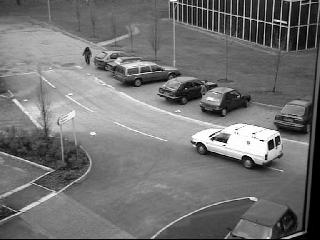
%> input picture Mean-shift tracking/car/00000806.jpg, 320 x 240 px; its folder holds 4 pictures in this run
$ octave Car_tracking.m   (GNU Octave 9; MATLAB toolbox functions it lacks are replaced by stand-ins)
%> lines starting %> are read from the running program, lines starting %| are printed output that depends on the picture; in (x1, y1, x2, y2) boxes, pixels count from 0 and x2, y2 are one past the last pixel; in counts of white or black regions, pixels touching at a corner belong together; the program's own positions count from 1
### Mean-shift tracking/GaussKernel.m
function [Kernel]=GaussKernel(C,varargin)

if (nargin==2)
    fNSigma=varargin{1};
else
    fNSigma=2.5;
end
nPoints=100;
w=0:2*pi/nPoints:2*pi;
rCircle=fNSigma*[cos(w);sin(w)];%circle
nPoints=length(w);

K=chol(C);
rPlot1=K'*rCircle;

min1=min(rPlot1,[],2);
max1=max(rPlot1,[],2);

sigmax=K(1,1);
sigmay=K(2,2);

sizX=round((max1(1)-min1(1))/2);
sizY=round((max1(2)-min1(2))/2);

[rY,rX]=meshgrid(-sizY:sizY,-sizX:sizX);
dist=(rX.^2/sigmax^2+rY.^2/sigmay^2)/2;
K=exp(-dist);
K=K/sum(sum(K));%normalize


%make the structure and precalcualte moments
Kernel.rK=reshape(K,1,[]);
Kernel.rX=reshape(rX,1,[]);
Kernel.rY=reshape(rY,1,[]);
Kernel.rXn=reshape(rX,1,[])./sigmax;%normalized
Kernel.rYn=reshape(rY,1,[])./sigmay;

Kernel.sigmas=[sigmax, sigmay];
Kernel.size=size(K);

### Mean-shift tracking/GetAffineRegion.m
function [imROI,rX,rY]=GetAffineRegion(im0,m0,V,rX,rY,sigmas)
%get region
[F,Lambda]=eig(V);
A=F*diag(sqrt(diag(Lambda))./sigmas');%rotation + size with respect to the kernel

%rotate and translate
sX=max(rX)-min(rX)+1;sY=max(rY)-min(rY)+1;
Z=A*[rX;rY];
rX=Z(1,:)+m0(1);rY=Z(2,:)+m0(2);
imROI(:,:,1)=interp2(double(im0(:,:,1)),rX,rY,'linear');
imROI(:,:,2)=interp2(double(im0(:,:,2)),rX,rY,'linear');
imROI(:,:,3)=interp2(double(im0(:,:,3)),rX,rY,'linear');
rX=Z(1,:);
rY=Z(2,:);

### Mean-shift tracking/ColorHist.m
function [histogram]=colorhistogram(imIn,nBinsD,varargin)


nBins=nBinsD^3;
hist=zeros(nBins,1);%RGB
nPoints=size(imIn,1)*size(imIn,2);
H=zeros(nPoints,nBins);
imIn=double(reshape(imIn,nPoints,3));
if (nargin==3)
    %use kernel mask
    imMask=varargin{1};
    imMask=reshape(imMask,1,nPoints);
else
    imMask=ones(1,nPoints)./nPoints;
end

nDiv=256/nBinsD;
imIn=floor(imIn/nDiv);
%H
for i=1:nPoints
    iBin=nBinsD^2*imIn(i,1)+nBinsD*imIn(i,2)+imIn(i,3);
    if (~isnan(iBin))
        H(i,iBin+1)=1;
    end
end
hist=imMask*H;
histogram.data=hist;
histogram.H=H;
histogram.nBinsD=nBinsD;

### Mean-shift tracking/MeanVarToS.m
function s=MeanVarToS(x,V)
L=chol(V);
s=[x(1) x(2) L(1,1) L(1,2) L(2,2)]';

### Mean-shift tracking/SToMeanVar.m
function [x,V]=SToMeanVar(s)
x=s(1:2);
L=[s(3:4)';0 s(5)];
V=L'*L;

### Mean-shift tracking/FitGauss.m
function R=FitGauss(im0,s,histO,K)


nStates=length(s);
R=eye(nStates);
fClip=0.005;

nSamples=2;
rSamples=zeros(1,nSamples);

[xt,V]=SToMeanVar(s);
rho0=Similarity(im0,xt,V,histO,K);

rD=[2 0 0 0 0;-2 0 0 0 0]';
[xt,V]=SToMeanVar(s+rD(:,1));
rSamples(1)=rho0-Similarity(im0,xt,V,histO,K);
[xt,V]=SToMeanVar(s+rD(:,2));
rSamples(2)=rho0-Similarity(im0,xt,V,histO,K);
rSamples(find(rSamples<fClip))=fClip;%clip negative
R(1,1)=mean(sum(rD.^2,1)./rSamples);

rD=[0 2 0 0 0;0 -2 0 0 0]';
[xt,V]=SToMeanVar(s+rD(:,1));
rSamples(1)=rho0-Similarity(im0,xt,V,histO,K);
[xt,V]=SToMeanVar(s+rD(:,2));
rSamples(2)=rho0-Similarity(im0,xt,V,histO,K);
rSamples(find(rSamples<fClip))=fClip;%clip negative
R(2,2)=mean(sum(rD.^2,1)./rSamples);

%var
rD=0.1*[0 0 s(3) 0 0;0 0 -s(3) 0 0]';
[xt,V]=SToMeanVar(s+rD(:,1));
rSamples(1)=rho0-Similarity(im0,xt,V,histO,K);
[xt,V]=SToMeanVar(s+rD(:,2));
rSamples(2)=rho0-Similarity(im0,xt,V,histO,K);
rSamples(find(rSamples<fClip))=fClip;%clip negative
R(3,3)=mean(sum(rD.^2,1)./rSamples);

rD=0.1*[0 0 0 s(4) 0;0 0 0 -s(4) 0]';
[xt,V]=SToMeanVar(s+rD(:,1));
rSamples(1)=rho0-Similarity(im0,xt,V,histO,K);
[xt,V]=SToMeanVar(s+rD(:,2));
rSamples(2)=rho0-Similarity(im0,xt,V,histO,K);
rSamples(find(rSamples<fClip))=fClip;%clip negative
R(4,4)=mean(sum(rD.^2,1)./rSamples);

rD=0.1*[0 0 0 0 s(5);0 0 0 0 -s(5)]';
[xt,V]=SToMeanVar(s+rD(:,1));
rSamples(1)=rho0-Similarity(im0,xt,V,histO,K);
[xt,V]=SToMeanVar(s+rD(:,2));
rSamples(2)=rho0-Similarity(im0,xt,V,histO,K);
rSamples(find(rSamples<fClip))=fClip;%clip negative
R(5,5)=mean(sum(rD.^2,1)./rSamples);

pi=rho0;

### Mean-shift tracking/Similarity.m
function rho=Similarity(im0,xt,V,histO,K)
%Bhattacharayya coefficient

%get target region
[data,rX,rY]=GetAffineRegion(im0,xt,V,K.rX,K.rY,K.sigmas);
%get histogram
[histR]=ColorHist(data,histO.nBinsD,K.rK);
rho=sum(sqrt(histO.data.*histR.data));

### Mean-shift tracking/Car_tracking.m
%%%%%%%%%%%%%%%%%%%%%%%%%%%%%%%%%%%%%%%%%%%%%%%%%%%%%%%%%%%%%%%%%%%%%%%%%%
%           MEAN SHIFT TRACKING - Scale adaptation
% ------------------------------------------------------------------------
%       Author: Mohammad Ali Mirzaei - Oscar E. Ramos Ponce
%               MSc Computer Vision and Robotics
%               Universite de Bourgogne, December 2010
%%%%%%%%%%%%%%%%%%%%%%%%%%%%%%%%%%%%%%%%%%%%%%%%%%%%%%%%%%%%%%%%%%%%%%%%%%
% Date: 8 December 2010
%%%%%%%%%%%%%%%%%%%%%%%%%%%%%%%%%%%%%%%%%%%%%%%%%%%%%%%%%%%%%%%%%%%%%%%%%%


clc, close all; clear all;

%% LOAD THE IMAGES
%=========================================================================

type   = 'jpg';         % type of file
fplace = './car';    % folder of the images (eg. car_ng, plane)
files  = dir(fplace);   % search de directory chosen
filename0 = strcat(fplace,filesep,files(4).name);   % get the file names

[m,n,k1] = size(imread(filename0));                 % for plane project
%> m = 240; n = 320; k1 = 1

background = zeros(m,n);
%> background: size 240x320 double; every value is 0
fz = size(files,1);
Images = uint8(zeros(m,n,3,fz));
for k=4:fz-1
    filename=strcat(fplace,filesep,files(k).name);
    IN =imread(filename);
%> IN is the input picture: size 240x320 uint8; min 0, max 255, mean 114.3
    Images(:,:,1,k-3)=im2uint8(IN);
    Images(:,:,2,k-3)=im2uint8(IN);
    Images(:,:,3,k-3)=im2uint8(IN);
end
if(k1==1)
    [X, map] = gray2ind(IN, 256);
%> map = 256 rows, first 12: [0 0 0; 0.00392 0.00392 0.00392; 0.00784 0.00784 0.00784; 0.0118 0.0118 0.0118; 0.0157 0.0157 0.0157; 0.0196 0.0196 0.0196; 0.0235 0.0235 0.0235; 0.0275 0.0275 0.0275; 0.0314 0.0314 0.0314; 0.0353 0.0353 0.0353; 0.0392 0.0392 0.0392; 0.0431 0.0431 0.0431]
else
    if(k1==3)
    [X, map] = rgb2ind(IN, 256);
    end
end
% Mv=immovie(Images,map);

%choose the tracker
dScale=0.1;
sTracker='colormeanshifttracker'
beta=1.2;
nIterationMax=6;


%% Initialization and ROI selection
%select object and define the place of mask


%background calculation
%data=Mv;
im0=Images(:,:,:,1);
I1IN=[];
for i=1:m
    for j=1:n
        background(i,j)=median(Images(i,j,1,:));
    end
end
BKG=double(background);


%Image Thresholding
ImSeq1=Images(:,:,1,1);
Im1 = abs(double(ImSeq1)-BKG); % Substract the first image from the background
if(k1==1)
    Th = 80;                                    % Threshold value
else
    if(k1==3)
        Th = 50;
    end
end
Im1(Im1<Th)=0; Im1(Im1>=Th)=1;              % Threshold the Image
%> after `Im1(Im1<Th)=0`:
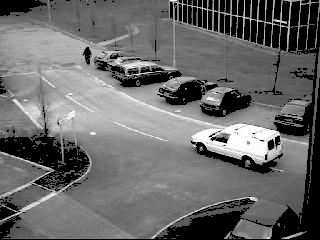
%> Im1: size 240x320 double; min 0, max 255, mean 105.2
%> after `Im1(Im1>=Th)=1`:
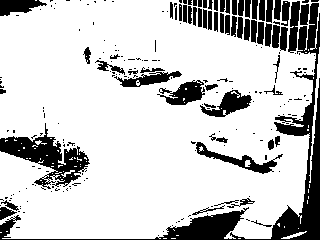
%> Im1: size 240x320 double; values 0 (black) and 1 (white), 79.4% white; 220 black regions (157 under 20 px), largest, box (x1, y1, x2, y2) and area: (0, 3, 320, 240) 5754, (0, 123, 90, 189) 2126, (196, 142, 283, 174) 646
Im1th = logical(Im1);                       % Convert the thresholded image to logical

Im1th = imclose(Im1th,strel('line',10,45)); % Close the image for some elements that appear as not connected (to get a better bounding box)
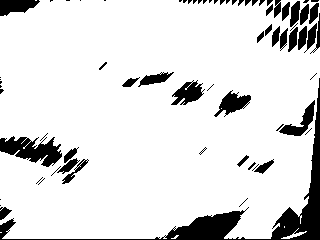
%> Im1th: size 240x320 logical; 87.6% white; 71 black regions (38 under 20 px), largest, box (x1, y1, x2, y2) and area: (0, 78, 320, 240) 3812, (0, 136, 62, 167) 1077, (214, 90, 251, 117) 457

%Get the desired ROI
[Im1Labels,NLabels] = bwlabel(Im1th,8);         % Label the thresholded image
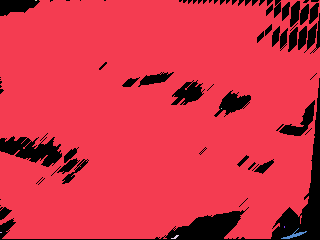
%> Im1Labels: size 240x320 double; 8 distinct labels, from 0 to 7; one colour per label, 0 black
%> NLabels = 7
for n1=1:NLabels
   sizeLabel(n1) = length(find(Im1Labels==n1));   % Count the elements in each label
end
%> this loop made 7 passes
%> after the loop, sizeLabel = [67150 2 2 14 1 72 2]
[MaxVal,MaxLabel] = max(sizeLabel);             % Find the label with more elements (ROI)
%> MaxVal = 67150; MaxLabel = 1

[Xreg,Yreg] = find(Im1Labels==MaxLabel);        % Find the position of pixels belonging to the ROI
%> Xreg = 67150 values from 1 to 239; Yreg = 67150 values from 1 to 320
Xmax = max(Xreg); Xmin = min(Xreg);             % x extremes of the bounding box
%> after `Xmax = max(Xreg)`: Xmax = 239
%> after `Xmin = min(Xreg)`: Xmin = 1
Ymax = max(Yreg); Ymin = min(Yreg);             % y extremes of the bounding box
%> after `Ymax = max(Yreg)`: Ymax = 320
%> after `Ymin = min(Yreg)`: Ymin = 1
ROI_Center = [ (Xmin+Xmax)/2, (Ymin+Ymax)/2];   % Center of the ROI (mean of the extremes)
%> ROI_Center = [120 160.5]
ROI_Height = Xmax - Xmin;                       % Height of the ROI
%> ROI_Height = 238
ROI_Width  = Ymax - Ymin;
%> ROI_Width = 319

imMask=zeros(m,n);
imMask(Xmin:Xmax,Ymin:Ymax)=1;[ry,rx]=find(imMask);
%> after `imMask(Xmin:Xmax,Ymin:Ymax)=1`:
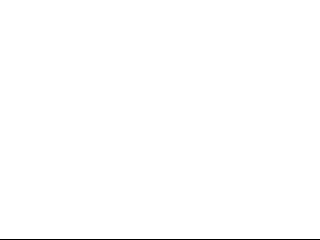
%> imMask: size 240x320 double; values 0 (black) and 1 (white), 99.6% white; black in thin lines or dots, all inside (x1, y1, x2, y2) = (0, 239, 320, 240)
%> after `[ry,rx]=find(imMask)`: ry = 76480 values from 1 to 239; rx = 76480 values from 1 to 320
m0=mean([rx,ry])';V0=cov([rx,ry]);
%> after `m0=mean([rx,ry])'`: m0 = [160.5; 120]
%> after `V0=cov([rx,ry])`: V0 = [8533.4 0; 0 4760.1]


%----------------------------end of mask definition-----------------------------
%% make object histogram
[K]=GaussKernel(V0);%make kernel of appropriate size
%> in GaussKernel, `K=chol(C);`: K = [92.38 0; 0 68.99]
%> in GaussKernel, `rPlot1=K'*rCircle;`: rPlot1 = 101 columns, first 8: [230.9 230.5 229.1 226.8 223.7 219.6 214.7 209; 0 10.83 21.62 32.32 42.89 53.3 63.5 73.44]
%> in GaussKernel, `min1=min(rPlot1,[],2);`: min1 = [-230.9; -172.5]
%> in GaussKernel, `max1=max(rPlot1,[],2);`: max1 = [230.9; 172.5]
%> in GaussKernel, `sigmax=K(1,1);`: sigmax = 92.38
%> in GaussKernel, `sigmay=K(2,2);`: sigmay = 68.99
%> in GaussKernel, `sizX=round((max1(1)-min1(1))/2);`: sizX = 231
%> in GaussKernel, `sizY=round((max1(2)-min1(2))/2);`: sizY = 172
%> in GaussKernel, `dist=(rX.^2/sigmax^2+rY.^2/sigmay^2)/2;`:
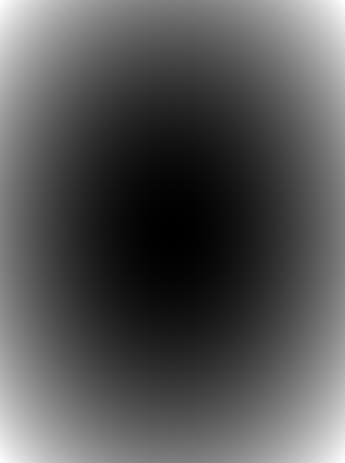
%> dist: size 463x345 double; min 0, max 6.23, mean 2.09; drawn with min black and max white
%> in GaussKernel, `K=exp(-dist);`:
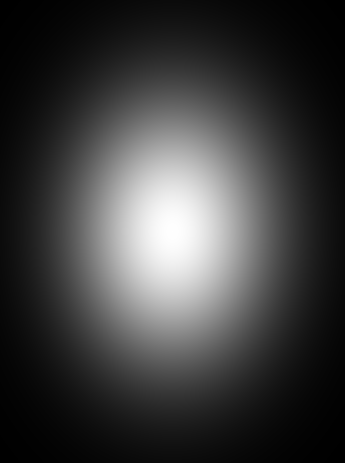
%> K: size 463x345 double; min 0.00196, max 1, mean 0.245
%> in GaussKernel, `Kernel.sigmas=[sigmax, sigmay];`: Kernel.sigmas = [92.38 68.99]
data=GetAffineRegion(im0,m0,V0,K.rX,K.rY,K.sigmas);
%> in GetAffineRegion, `[F,Lambda]=eig(V);`: F = [0 1; 1 0]; Lambda = [4760.1 0; 0 8533.4]
%> in GetAffineRegion, `A=F*diag(sqrt(diag(Lambda))./sigmas');`: A = [0 1.34; 0.747 0]
%> in GetAffineRegion, `sX=max(rX)-min(rX)+1`: sX = 463
%> in GetAffineRegion, `sY=max(rY)-min(rY)+1`: sY = 345
nBinsD=4;histO=ColorHist(data,nBinsD,K.rK);
%> in colorhistogram, `nPoints=size(imIn,1)*size(imIn,2);`: nPoints = 159735
%> in colorhistogram, `hist=imMask*H;`: hist = 64 values, max 0.388 at index 22, min 0 at index 2, mean 0.0135
%> in colorhistogram, `histogram.data=hist;`: histogram.data has the same summary as hist
%> after `histO=ColorHist(data,nBinsD,K.rK)`: histO = {data [0.0894 0 0 0 0 0 0 0 0 0 0 0 0 0 0 0 0 0 0 0 0 0.388 0 0 0 0 0 0 0 0 0 0 0 0 0 0 0 0 0 0 0 0 0.321 0 0 0 0 0 0 0 0 0 0 0 0 0 0 0 0 0 0 0 0 0.0631], nBinsD 4}

%state vector
s0=MeanVarToS(m0,V0);nStates=length(s0);s=s0;
%> in MeanVarToS, `L=chol(V);`: L = [92.38 0; 0 68.99]
%> in MeanVarToS, `s=[x(1) x(2) L(1,1) L(1,2) L(2,2)]';`: s = [160.5; 120; 92.38; 0; 68.99]
%> after `s0=MeanVarToS(m0,V0)`: s0 = [160.5; 120; 92.38; 0; 68.99]
%> after `nStates=length(s0)`: nStates = 5
%> after `s=s0`: s = [160.5; 120; 92.38; 0; 68.99]
%% setting for modification


%dynamic model s=A*s+W
A=eye(nStates);
%> A = [1 0 0 0 0; 0 1 0 0 0; 0 0 1 0 0; 0 0 0 1 0; 0 0 0 0 1]
W=[3^2  0   0   0   0;
    0   3^2 0   0   0;
    0   0   1^2 0   0;
    0   0   0   1^2 0;
    0   0   0   0   1^2];
lambda=0.2;%observation model p~exp(-0.5*(1-rho)/lambda^2)
Pk=100^2*eye(nStates);%some high initial value for the variance
%> Pk = [10000 0 0 0 0; 0 10000 0 0 0; 0 0 10000 0 0; 0 0 0 10000 0; 0 0 0 0 10000]

%% tracking algorithm

for iFrame=1:size(files,1)-2
%     data=aviread(sAvi,iFrame);
im0=Images(:,:,:,iFrame);%read an image
    %different trackers
    switch sTracker
        case 'colormeanshifttracker'
            s=A*s;
            Pk=A*Pk*A'+W;
            %find max
            [xt,V]=SToMeanVar(s);%prediction as starting point
            for iIteration=1:nIterationMax
                [xt,V]=modifiedMShift(im0,xt,V,histO,K,beta);
            end
            z=MeanVarToS(xt,V);
%> (the run ends here)
